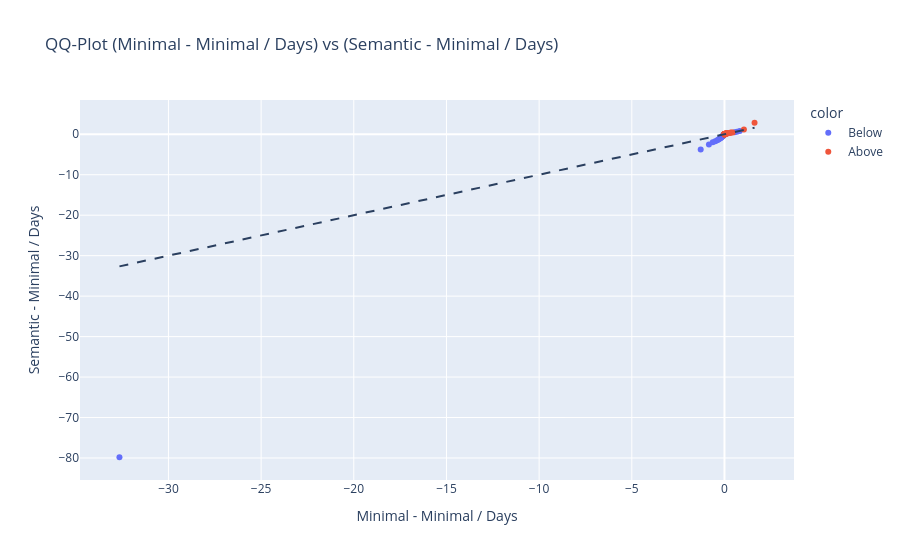

Notebook cell for this chart:
### Markdown cell above
At monthly granularity there is no percentile where `Minimal` would be better, and we can see progressively improving percentiles with `Semantic` hierarchy. This suggests a notion that adding hierarchy levels could improve the top level accurarcy, which we will explore later.

Next we look at QQ plots comparing the distributions of error differences.

### Code cell
plots.plot_error_qq(nrmse_diffs,
                    MI(hierarchy=f'{mth} - {mth}', granularity=DAYS),
                    MI(hierarchy=f'{sth} - {mth}', granularity=DAYS),
                    outlier_threshold=0.995).show()

### Figure 1 — Plotly figure (JSON) as saved in the notebook; plotly's stock layout.template omitted (floating-point values rounded to 4 significant figures)
{"data": [{"hovertemplate": "color=Below<br>Minimal - Minimal / Days=%{x}<br>Semantic - Minimal / Days=%{y}<extra></extra>", "legendgroup": "Below", "marker": {"color": "#636efa", "symbol": "circle"}, "mode": "markers", "name": "Below", "orientation": "v", "showlegend": true, "type": "scatter", "x": [-32.64, -1.283, -0.8392, -0.6322, -0.4957, -0.3899, -0.3199, -0.2661, -0.2213, -0.1869, -0.1608, -0.1403, -0.1212, -0.1032, -0.08837, -0.07708, -0.06918, -0.06123, -0.05408, -0.04694, -0.04092, -0.03595, -0.03188, -0.02868, -0.02544, -0.02232, -0.01958, -0.01659, -0.01444, -0.01248, -0.01087, -0.009714, -0.008596, -0.007468, -0.006408, -0.005472, -0.004651, -0.003766, -0.003126, -0.002558, -0.002092, -0.001688, -0.001357, -0.001028, -0.0007729, 0.5433, 0.6713, 0.8213], "xaxis": "x", "y": [-79.81, -3.749, -2.544, -2.004, -1.714, -1.455, -1.283, -1.108, -0.9703, -0.8383, -0.7301, -0.6401, -0.5629, -0.4972, -0.4378, -0.3841, -0.343, -0.2996, -0.2574, -0.2202, -0.1966, -0.1705, -0.1454, -0.1262, -0.109, -0.09494, -0.08242, -0.06958, -0.05987, -0.05115, -0.04339, -0.03697, -0.0316, -0.02705, -0.02236, -0.01824, -0.01468, -0.01184, -0.009517, -0.007637, -0.006124, -0.004831, -0.003335, -0.002059, -0.0009753, 0.5219, 0.6424, 0.7978], "yaxis": "y"}, {"hovertemplate": "color=Above<br>Minimal - Minimal / Days=%{x}<br>Semantic - Minimal / Days=%{y}<extra></extra>", "legendgroup": "Above", "marker": {"color": "#EF553B", "symbol": "circle"}, "mode": "markers", "name": "Above", "orientation": "v", "showlegend": true, "type": "scatter", "x": [-0.00054, -0.0003324, -0.000167, -3.494e-05, 2.133e-05, 0.0001605, 0.0003431, 0.0005515, 0.0008433, 0.001143, 0.001439, 0.001866, 0.002386, 0.002903, 0.003529, 0.004176, 0.004976, 0.005894, 0.006856, 0.008001, 0.009248, 0.01048, 0.01192, 0.01381, 0.01587, 0.01771, 0.01986, 0.02223, 0.02535, 0.02812, 0.03112, 0.03443, 0.03922, 0.0441, 0.04934, 0.05502, 0.06211, 0.06939, 0.07887, 0.08952, 0.1028, 0.1211, 0.1373, 0.1619, 0.1883, 0.2213, 0.2638, 0.3073, 0.3605, 0.4395, 1.049, 1.623], "xaxis": "x", "y": [-4.03e-05, 0.0007637, 0.001777, 0.002769, 0.00401, 0.005142, 0.00638, 0.007799, 0.009492, 0.01096, 0.01272, 0.01471, 0.01673, 0.01906, 0.02146, 0.02397, 0.027, 0.0301, 0.03381, 0.03724, 0.04041, 0.04371, 0.04763, 0.05266, 0.05793, 0.06247, 0.06772, 0.07365, 0.07923, 0.08587, 0.09248, 0.09887, 0.1065, 0.1141, 0.1224, 0.1323, 0.144, 0.1551, 0.1662, 0.1786, 0.1929, 0.2088, 0.2288, 0.2489, 0.2745, 0.2982, 0.3283, 0.3621, 0.4062, 0.4562, 1.152, 2.842], "yaxis": "y"}], "layout": {"legend": {"title": {"text": "color"}, "tracegroupgap": 0}, "shapes": [{"line": {"dash": "dash"}, "type": "line", "x0": -32.64, "x1": 1.623, "y0": -32.64, "y1": 1.623}], "title": {"text": "QQ-Plot (Minimal - Minimal / Days) vs (Semantic - Minimal / Days)"}, "xaxis": {"anchor": "y", "domain": [0, 1], "title": {"text": "Minimal - Minimal / Days"}}, "yaxis": {"anchor": "x", "domain": [0, 1], "title": {"text": "Semantic - Minimal / Days"}}}}
